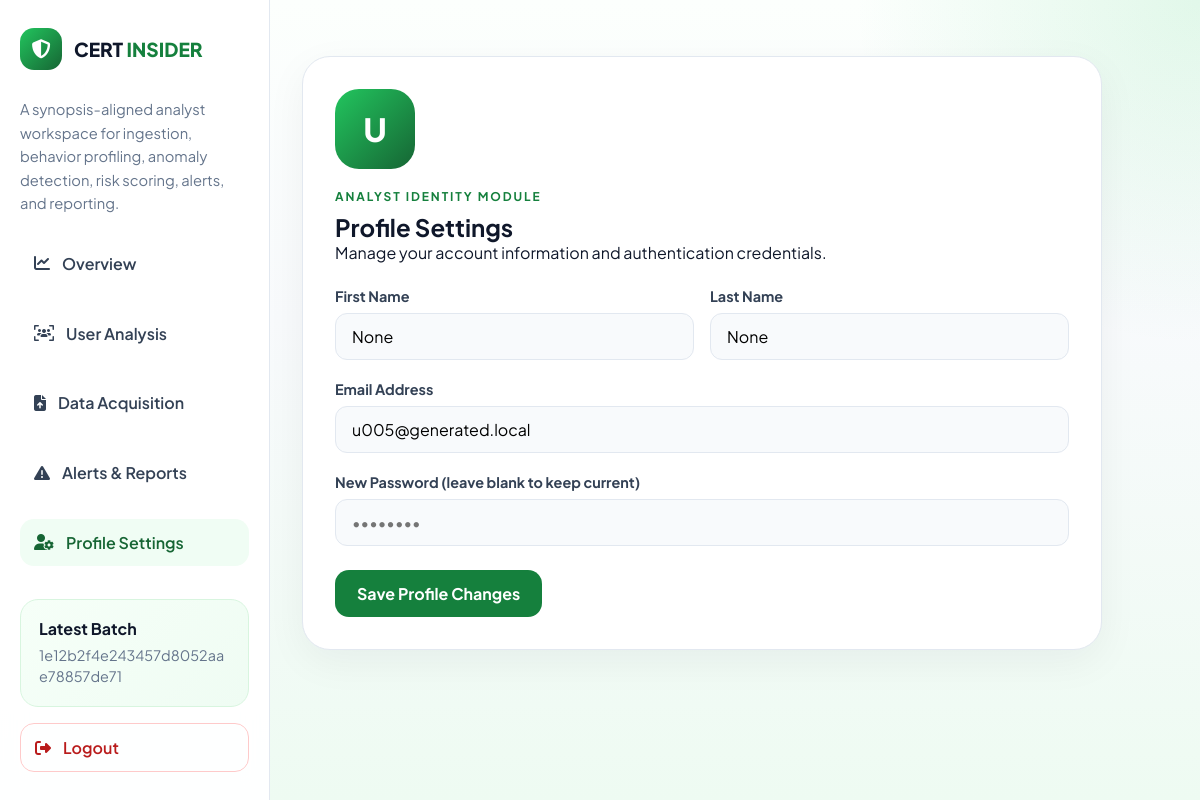
/profile (signed in), run on an earlier commit of the app's database.
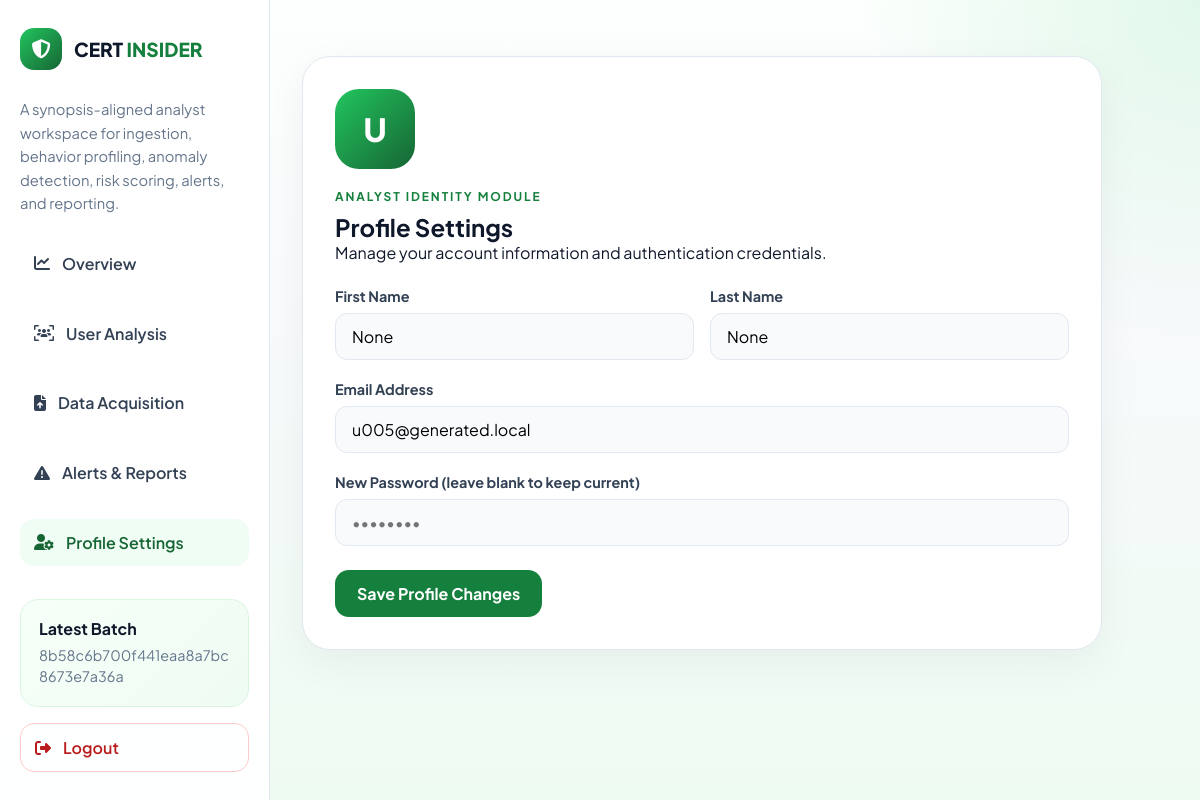
And on a later commit of the database.
### models/log.py (models this page shows, shortened)
class Log(db.Model):
    __tablename__ = "logs"
    id = db.Column(db.Integer, primary_key=True)
    batch_id = db.Column(db.String(64), nullable=False, index=True)
    user_id = db.Column(db.Integer, db.ForeignKey("users.id"), nullable=False, index=True)
    event_timestamp = db.Column(db.DateTime, nullable=True, index=True)
    login_frequency = db.Column(db.Float, nullable=False, default=0.0)
    after_hours_activity = db.Column(db.Float, nullable=False, default=0.0)
    night_login_count = db.Column(db.Float, nullable=False, default=0.0)
    file_access_count = db.Column(db.Float, nullable=False, default=0.0)
    email_activity_count = db.Column(db.Float, nullable=False, default=0.0)
    usb_usage_count = db.Column(db.Float, nullable=False, default=0.0)
    anomaly_flag = db.Column(db.Boolean, nullable=False, default=False)
    threat_level = db.Column(db.String(20), nullable=False, default="low")
    source_filename = db.Column(db.String(255), nullable=True)
    raw_record = db.Column(db.JSON, nullable=False)
    created_at = db.Column(db.DateTime, nullable=False, server_default=func.now())
    user = db.relationship("User", back_populates="logs")
    risk_score = db.relationship("RiskScore", back_populates="log", uselist=False, cascade="all, delete-orphan")
    alerts = db.relationship("Alert", back_populates="log", lazy=True, cascade="all, delete-orphan")

### models/user.py (models this page shows, shortened)
class User(db.Model):
    __tablename__ = "users"
    id = db.Column(db.Integer, primary_key=True)
    username = db.Column(db.String(80), unique=True, nullable=False, index=True)
    email = db.Column(db.String(120), unique=True, nullable=False, index=True)
    password_hash = db.Column(db.String(255), nullable=False)
    first_name = db.Column(db.String(100), nullable=True)
    last_name = db.Column(db.String(100), nullable=True)
    role = db.Column(db.String(50), nullable=False, default="analyst")
    created_at = db.Column(db.DateTime, nullable=False, server_default=func.now())
    logs = db.relationship("Log", back_populates="user", lazy=True)
    @property
    def fname(self):
        if self.first_name:
            return self.first_name.capitalize()
        parts = self.username.replace("_", ".").split(".")
        return parts[0].capitalize() if parts and parts[0] else "User"
    @property
    def lname(self):
        if self.last_name:
            return self.last_name.capitalize()
        parts = self.username.replace("_", ".").split(".")
        return parts[1].capitalize() if len(parts) > 1 and parts[1] else ""

### app.py (the view, shortened to what this page needs)
    @app.route("/profile", methods=["GET", "POST"])
    @_login_required
    def profile():
        user = _current_user()
        return render_template("profile.html", user=user)

### app.py (called while the page is built)
def _current_user():
    user_id = session.get("user_id")
    if not user_id:
        return None
    return db.session.get(User, user_id)

def _login_required(view):
    @wraps(view)
    def wrapped_view(*args, **kwargs):
        if _current_user() is None:
            flash("Please sign in to continue.", "error")
            return redirect(url_for("login_page"))
        return view(*args, **kwargs)
    return wrapped_view

def _latest_batch_logs():
    latest_log = Log.query.order_by(Log.created_at.desc(), Log.id.desc()).first()
    if latest_log is None:
        return None, []
    batch_logs = (
        Log.query.filter_by(batch_id=latest_log.batch_id)
        .order_by(Log.id.asc())
        .all()
    )
    return latest_log.batch_id, batch_logs

### templates/profile.html (shortened to what this page needs)
{% extends "base.html" %}
{% block content %}
    <div class="profile-card">
        <div class="avatar-large">{{ user.fname[:1] }}{{ user.lname[:1] }}</div>
        <div class="eyebrow">Analyst Identity Module</div>
        <h2>Profile Settings</h2>
        <p>Manage your account information and authentication credentials.</p>
        <form method="POST">
            <div class="form-section">
                <div class="form-row">
                    <div class="form-group">
                        <label>First Name</label>
                        <input type="text" name="first_name" value="{{ user.first_name }}">
                    </div>
                    <div class="form-group">
                        <label>Last Name</label>
                        <input type="text" name="last_name" value="{{ user.last_name }}">
                    </div>
                </div>
                <div class="form-group">
                    <label>Email Address</label>
                    <input type="email" name="email" value="{{ user.email }}">
                </div>
                <div class="form-group">
                    <label>New Password (leave blank to keep current)</label>
                    <input type="password" name="new_password" placeholder="••••••••">
                </div>
            </div>
            <button type="submit" class="btn btn-primary">Save Profile Changes</button>
        </form>
    </div>
{% endblock %}

### templates/base.html (shortened to what this page needs)
<!DOCTYPE html>
<html lang="en">
<head>
    <link rel="stylesheet" href="https://cdnjs.cloudflare.com/ajax/libs/font-awesome/6.4.0/css/all.min.css">
</head>
<body>
    {% set active_page = request.endpoint %}
    <aside class="sidebar">
        <a href="{{ url_for('dashboard') }}" class="logo">
            <i class="fas fa-shield-halved"></i>
            <div>CERT <span>INSIDER</span></div>
        </a>
        <p class="sidebar-copy">A synopsis-aligned analyst workspace for ingestion, behavior profiling, anomaly detection, risk scoring, alerts, and reporting.</p>
        <ul class="nav-menu">
            <li><a href="{{ url_for('dashboard') }}" class="nav-link {{ 'active' if active_page == 'dashboard' else '' }}"><i class="fas fa-chart-line"></i> Overview</a></li>
            <li><a href="{{ url_for('detect_view') }}" class="nav-link {{ 'active' if active_page in ['detect_view', 'predict'] else '' }}"><i class="fas fa-users-viewfinder"></i> User Analysis</a></li>
            <li><a href="{{ url_for('upload') }}" class="nav-link {{ 'active' if active_page == 'upload' else '' }}"><i class="fas fa-file-arrow-up"></i> Data Acquisition</a></li>
            <li><a href="{{ url_for('results') }}" class="nav-link {{ 'active' if active_page == 'results' else '' }}"><i class="fas fa-triangle-exclamation"></i> Alerts & Reports</a></li>
            <li><a href="{{ url_for('profile') }}" class="nav-link {{ 'active' if active_page == 'profile' else '' }}"><i class="fas fa-user-gear"></i> Profile Settings</a></li>
        </ul>
        <div class="sidebar-summary">
            <strong>Latest Batch</strong>
            <p>{% if latest_batch_id %}{{ latest_batch_id }}{% else %}No dataset processed yet{% endif %}</p>
        </div>
        <a href="{{ url_for('logout') }}" class="nav-link logout-btn">
            <i class="fas fa-right-from-bracket"></i> Logout
        </a>
    </aside>
    <main class="main-content">
        {% block content %}{% endblock %}
    </main>
</body>
</html>

What changed in the data, as far as the page shows it:
no longer on this page (row unchanged): Log: batch "1e12b2f4e243457d8052aae78857de71"
added Log: batch "8b58c6b700f441eaa8a7bc8673e7a36a"
